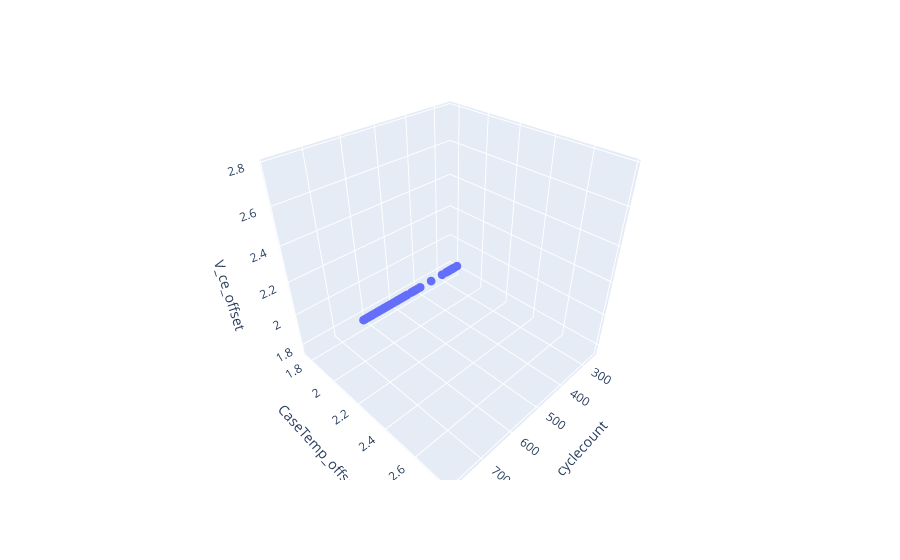

This figure's notebook cell:
### Markdown cell above
### 3D Scatter plot for multivariate prediction

### Code cell
import plotly.express as px

df_results_multivar = pd.DataFrame()
df_results_multivar['V_ce_offset'] = predict_x_offset[:,0]
df_results_multivar['CaseTemp_offset'] = predict_x_offset[:,0]
df_results_multivar['cyclecount'] = predict_y_offset

fig = px.scatter_3d(df_results_multivar, x='cyclecount', y='CaseTemp_offset', z='V_ce_offset',
                    )
fig.update_traces(marker_size = 3)
fig.show()

### Figure 1 — Plotly figure (JSON) as saved in the notebook; plotly's stock layout.template omitted (floating-point values rounded to 4 significant figures; data arrays with more than 128 entries replaced by an {"elided": "..."} marker saying what was removed)
{"data": [{"hovertemplate": "cyclecount=%{x}<br>CaseTemp_offset=%{y}<br>V_ce_offset=%{z}<extra></extra>", "legendgroup": "", "marker": {"color": "#636efa", "size": 3, "symbol": "circle"}, "mode": "markers", "name": "", "scene": "scene", "showlegend": false, "type": "scatter3d", "x": {"elided": "785 float values"}, "y": {"elided": "785 float values"}, "z": {"elided": "785 float values"}}], "layout": {"legend": {"tracegroupgap": 0}, "margin": {"t": 60}, "scene": {"domain": {"x": [0, 1], "y": [0, 1]}, "xaxis": {"title": {"text": "cyclecount"}}, "yaxis": {"title": {"text": "CaseTemp_offset"}}, "zaxis": {"title": {"text": "V_ce_offset"}}}}}
